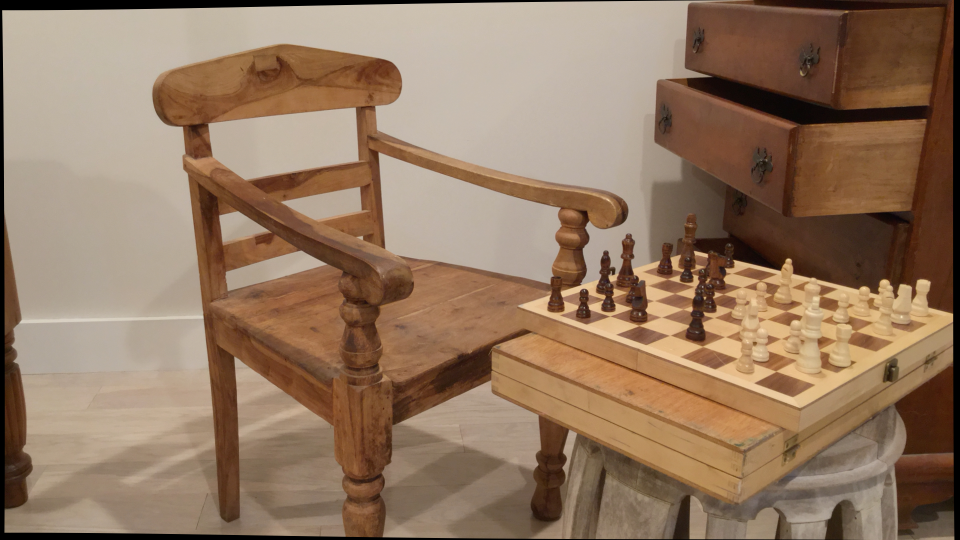
#> input picture left.png, 1920 x 1080 px (shown at 1/2 size)
$ python estimate_F_and_K.py
#> lines starting #> are read from the running program, lines starting #| are printed output that depends on the picture
import numpy as np
import cv2

# =========================
# 1. Point normalization
# =========================

# [147 lines left out: functions normalize_points, compute_fundamental_normalized, estimate_focal_from_F, not called in this run]


# =========================
# 4. Main script
# =========================

def main():
    # ---- USER SETTINGS ----
    left_path = "left.png"
    points_file = "stereo_points.npz"

    # ---- Load image (for size) ----
    left = cv2.imread(left_path, cv2.IMREAD_GRAYSCALE)
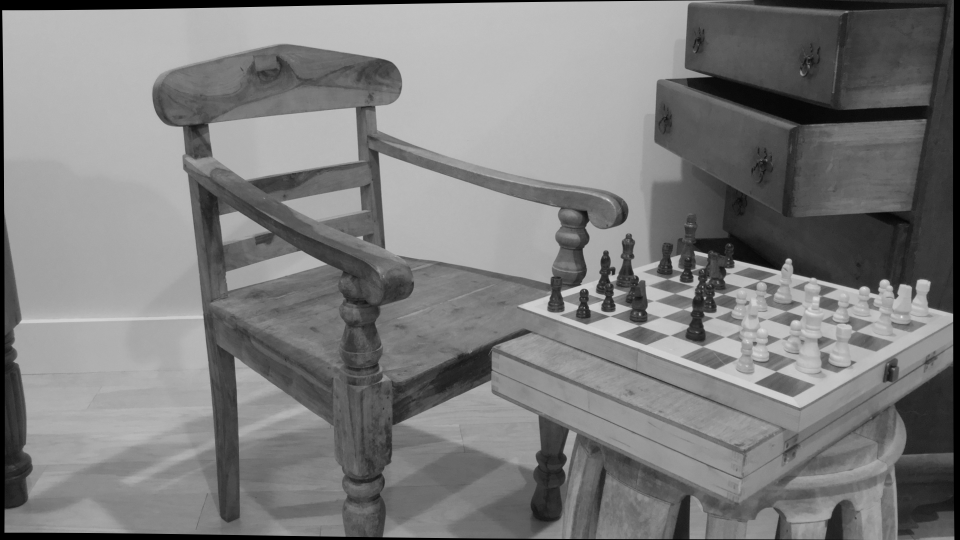
#> left: shape (1080, 1920) (shown at 1/2 size); min 0, max 234, mean 124.9
    if left is None:
        raise FileNotFoundError(f"Could not load left image from '{left_path}'")

    h, w = left.shape[:2]
#> h = 1080; w = 1920
    print(f"Left image size: width={w}, height={h}")
#| Left image size: width=1920, height=1080

    # ---- Load correspondences ----
#> (the run stopped early here; a loop or call above may not have finished)

$ run again, with right.png copied over left.png
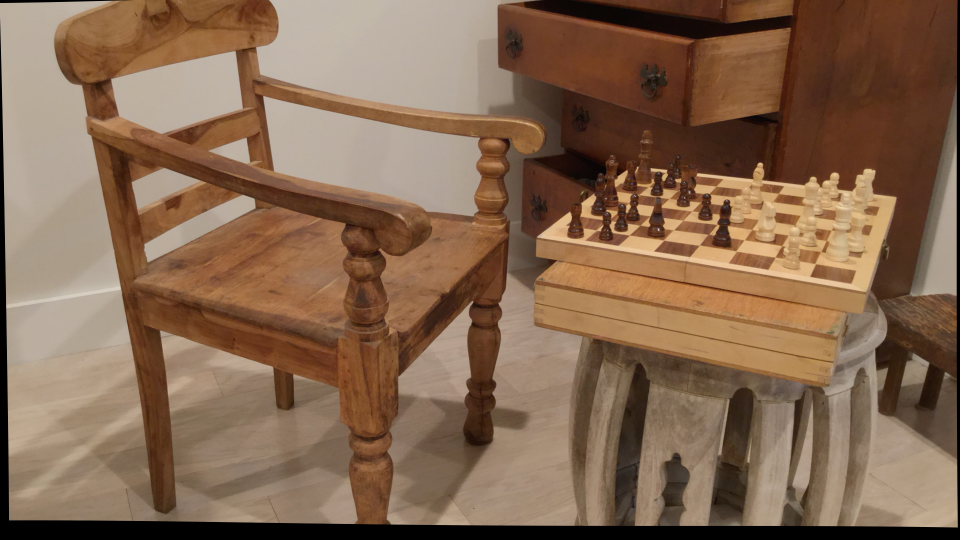
#> input picture right.png, 1920 x 1080 px (shown at 1/2 size)
#> in main, `left = cv2.imread(left_path, cv2.IMREAD_GRAYSCALE)`:
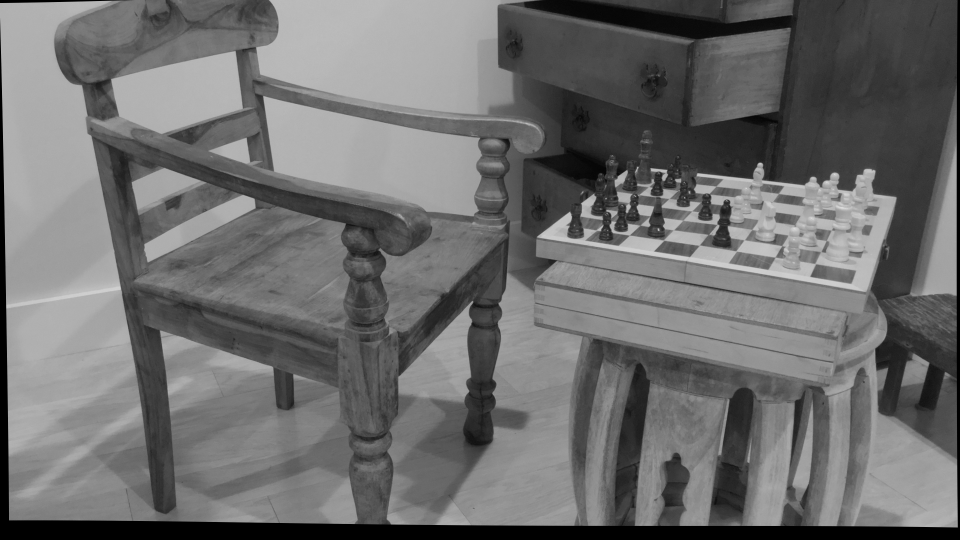
#> left: shape (1080, 1920) (shown at 1/2 size); min 0, max 228, mean 109.5
#| Left image size: width=1920, height=1080
